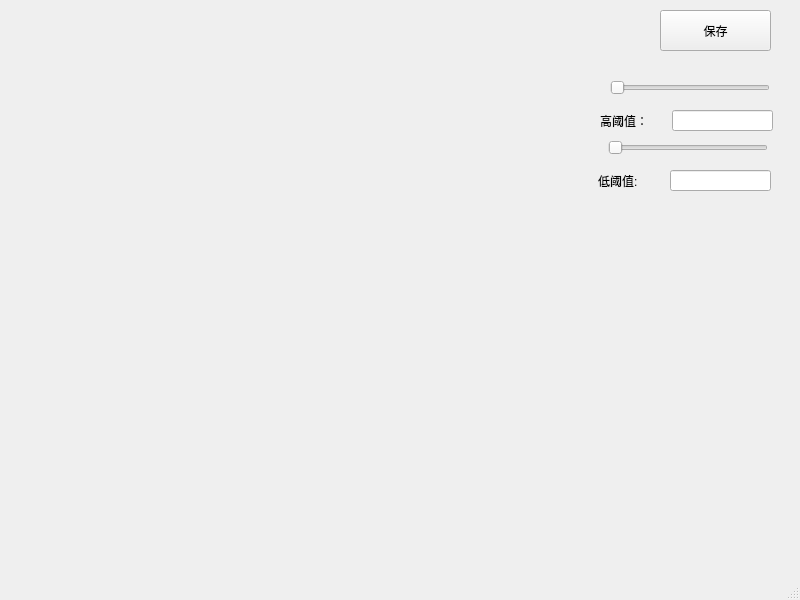
<?xml version="1.0" encoding="UTF-8"?>
<ui version="4.0">
 <class>EdgeDetection</class>
 <widget class="QMainWindow" name="EdgeDetection">
  <property name="geometry">
   <rect>
    <x>0</x>
    <y>0</y>
    <width>800</width>
    <height>600</height>
   </rect>
  </property>
  <property name="windowTitle">
   <string>MainWindow</string>
  </property>
  <widget class="QWidget" name="centralwidget">
   <widget class="QLabel" name="img">
    <property name="geometry">
     <rect>
      <x>0</x>
      <y>0</y>
      <width>550</width>
      <height>550</height>
     </rect>
    </property>
    <property name="text">
     <string/>
    </property>
   </widget>
   <widget class="QPushButton" name="SaveButton">
    <property name="geometry">
     <rect>
      <x>660</x>
      <y>10</y>
      <width>111</width>
      <height>41</height>
     </rect>
    </property>
    <property name="text">
     <string>保存</string>
    </property>
   </widget>
   <widget class="QLineEdit" name="HighEdit">
    <property name="geometry">
     <rect>
      <x>672</x>
      <y>110</y>
      <width>101</width>
      <height>21</height>
     </rect>
    </property>
   </widget>
   <widget class="QSlider" name="HighSlider">
    <property name="geometry">
     <rect>
      <x>610</x>
      <y>80</y>
      <width>160</width>
      <height>16</height>
     </rect>
    </property>
    <property name="orientation">
     <enum>Qt::Horizontal</enum>
    </property>
   </widget>
   <widget class="QLabel" name="label_2">
    <property name="geometry">
     <rect>
      <x>600</x>
      <y>110</y>
      <width>61</width>
      <height>21</height>
     </rect>
    </property>
    <property name="text">
     <string>高阈值：</string>
    </property>
   </widget>
   <widget class="QSlider" name="LowSlider">
    <property name="geometry">
     <rect>
      <x>608</x>
      <y>140</y>
      <width>160</width>
      <height>16</height>
     </rect>
    </property>
    <property name="orientation">
     <enum>Qt::Horizontal</enum>
    </property>
   </widget>
   <widget class="QLabel" name="label_3">
    <property name="geometry">
     <rect>
      <x>598</x>
      <y>170</y>
      <width>61</width>
      <height>21</height>
     </rect>
    </property>
    <property name="text">
     <string>低阈值:</string>
    </property>
   </widget>
   <widget class="QLineEdit" name="LowEdit">
    <property name="geometry">
     <rect>
      <x>670</x>
      <y>170</y>
      <width>101</width>
      <height>21</height>
     </rect>
    </property>
   </widget>
   <zorder>HighEdit</zorder>
   <zorder>img</zorder>
   <zorder>SaveButton</zorder>
   <zorder>HighSlider</zorder>
   <zorder>label_2</zorder>
   <zorder>LowSlider</zorder>
   <zorder>label_3</zorder>
   <zorder>LowEdit</zorder>
  </widget>
  <widget class="QMenuBar" name="menubar">
   <property name="geometry">
    <rect>
     <x>0</x>
     <y>0</y>
     <width>800</width>
     <height>21</height>
    </rect>
   </property>
  </widget>
  <widget class="QStatusBar" name="statusbar"/>
 </widget>
 <resources/>
 <connections/>
</ui>
